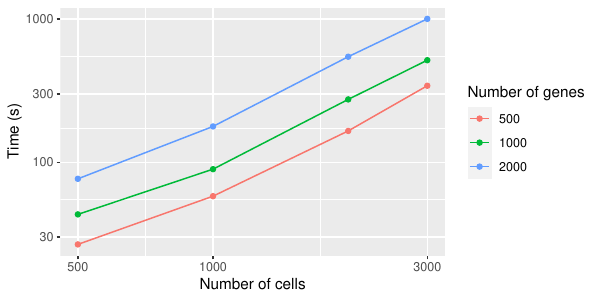

Generate this figure with R:
devtools::load_all(".")
library(peakRAM)

set.seed(1)

lig_params <- data.frame(
  target    = c(101, 102),
  regulator = c(103, 104),
  effect    = c(10, 10)
)

data(GRN_params_100)

ncells <- c(500, 1000, 2000, 5000)
ngenes <- c(500, 1000, 2000)

res <- data.frame(
  ncells = integer(),
  ngenes = integer(),
  ram = numeric(),
  time = numeric()
)


for (n in ncells) {
  for (g in ngenes) {
    res0 <- peakRAM::peakRAM(
      sim_true_counts(list2(
        num.cells = n,
        num.genes = g,
        num.cifs = 20,
        threads = 1,
        GRN = GRN_params_100,
        speed.up = T,
        cif.sigma = 0.8,
        tree = Phyla5(),
        diff.cif.fraction = 0.8,
        discrete.cif = F,
        do.velocity = F,
        cci = list(
          params = lig_params,
          max.neighbors = 4,
          start.layer = n,
          cell.type.interaction = "random",
          step.size = 1
        )
      ))
    )
    res <- rbind(res, data.frame(
      ncells = n, ngenes = g, ram = res0$Total_RAM_Used_MiB, time = res0$Elapsed_Time_sec))
    gc()
  }
}

stop()
write.csv(res, "./time_curve_sp.csv", row.names = F)

curve_data <- read.csv("./time_curve_sp.csv")
p <- ggplot(curve_data, aes(x = ncells, y = time, color = factor(ngenes))) +
  geom_point() +
  geom_line() +
  scale_x_log10() +
  scale_y_log10() +
  labs(x = "Number of cells", y = "Time (s)", color = "Number of genes")
ggsave("./timing_spatial.pdf", p, width = 6, height = 3)

p <- ggplot(curve_data, aes(x = ncells, y = ram, color = factor(ngenes))) +
  geom_point() +
  geom_line() +
  scale_x_log10() +
  scale_y_log10() +
  labs(x = "Number of cells", y = "RAM (MiB)", color = "Number of genes")
ggsave("./ram_spatial.pdf", p, width = 6, height = 3)

res_out <- list()
for (n in names(rs0)) {
  res_out[[n]] <- rs0[[n]]
}
saveRDS(res_out, sprintf("./sim_spatial_%dcells_%dgenes.rds", n, g))
